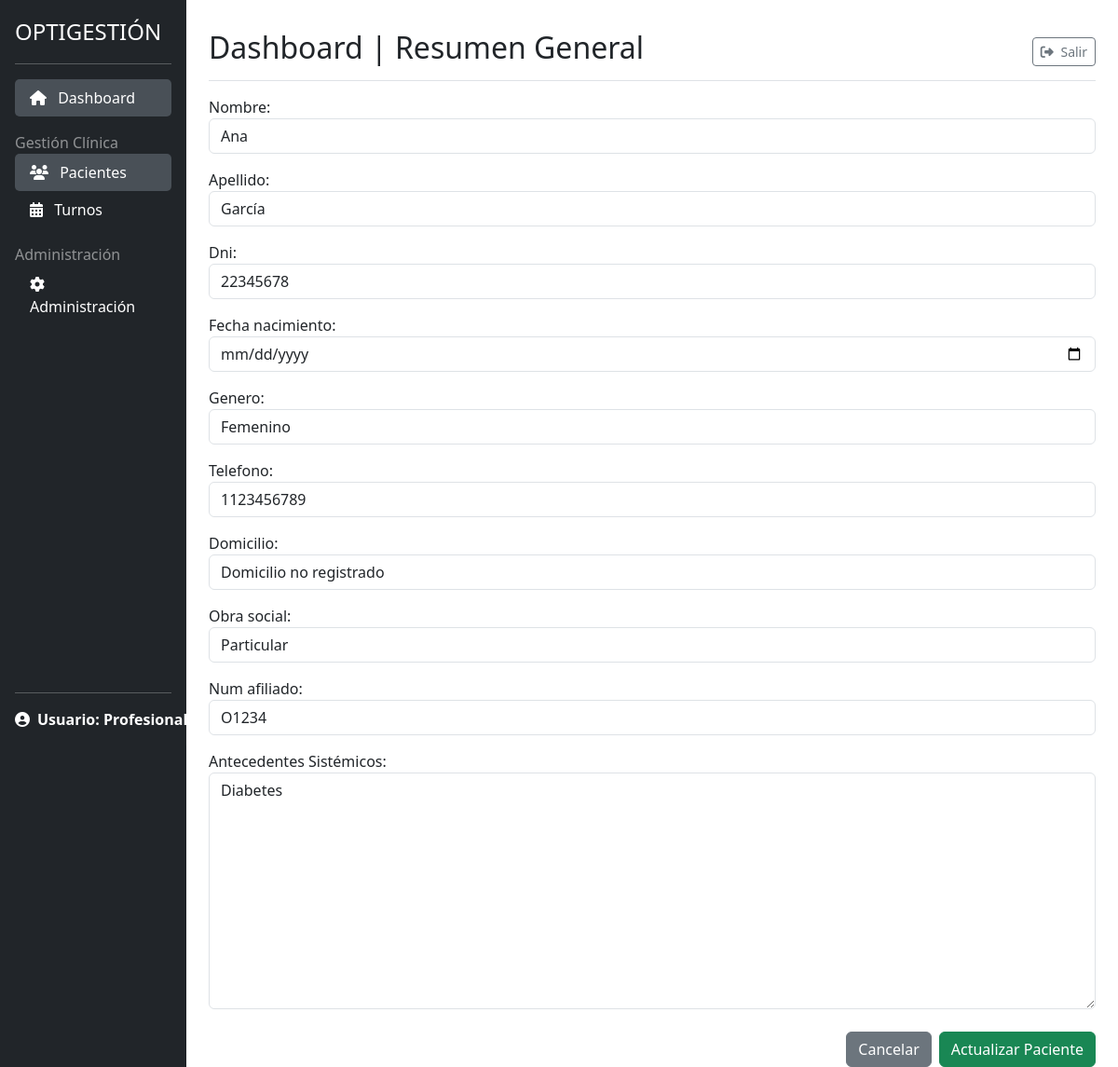
The app's page /pacientes/2/editar/ (signed in) with its own data.
### gestion_clinica/models.py (models this page shows, shortened)
class Paciente(models.Model):
    num_registro = models.CharField(
        max_length=6,
        unique=True,
        blank=True,
        null=True,
        editable=False,
        verbose_name='Número de Registro'
    )
    nombre = models.CharField(max_length=100)
    apellido = models.CharField(max_length=100)
    dni = models.CharField(max_length=20, unique=True)
    fecha_nacimiento = models.DateField()
    GENERO_CHOICES = [('M', 'Masculino'), ('F', 'Femenino'), ('O', 'Otro')]
    genero = models.CharField(max_length=1, choices=GENERO_CHOICES)
    telefono = models.CharField(max_length=50)
    domicilio = models.CharField(max_length=255, verbose_name='Domicilio')
    obra_social = models.ForeignKey(
        ObraSocial, on_delete=models.SET_NULL, null=True, blank=True)
    num_afiliado = models.CharField(max_length=50, blank=True, null=True)
    antecedentes_sistemicos = models.TextField(
        blank=True, verbose_name="Antecedentes Sistémicos")
    class Meta:
        ordering = ['apellido', 'nombre']

### gestion_clinica/views.py (the view, shortened to what this page needs)
class PacienteUpdateView(LoginRequiredMixin, UpdateView):
    model = Paciente
    form_class = PacienteForm
    template_name = 'gestion_clinica/paciente_form.html'

### gestion_clinica/forms.py
class PacienteForm(BaseFormMixin, forms.ModelForm):
    class Meta:
        model = Paciente
        fields = '__all__'
        widgets = {
            'fecha_nacimiento': forms.DateInput(attrs={'type': 'date'}),
        }

### gestion_clinica/models.py (called while the page is built)
    def __str__(self):
        return self.nombre

### gestion_clinica/templates/gestion_clinica/paciente_form.html (shortened to what this page needs)
{% extends "gestion_clinica/form_base.html" %}
{% block content %}
    <form method="post" novalidate>
        {% for field in form %}
            <div class="mb-3">
                {{ field.label_tag }}
                {{ field }}
            </div>
        {% endfor %}
        <div class="d-flex justify-content-end mt-4">
            <a href="{% url 'pacientes:lista_pacientes' %}" class="btn btn-secondary me-2">Cancelar</a>
            <button type="submit" class="btn btn-success">
                {% if object %}Actualizar Paciente{% else %}Guardar Paciente{% endif %}
            </button>
        </div>
    </form>
{% endblock content %}

### static/css/styles.css (style rules this page uses)
html, body { height: 100%; }

### records on screen
Paciente: form "Ana" "García" "22345678" "Femenino" "1123456789" "Domicilio no registrado" "Particular" "O1234" "Diabetes"

### other values on screen
{{ field.label_tag }} "Nombre:" "Apellido:" "Dni:" "Fecha nacimiento:" "Genero:" "Telefono:" "Domicilio:" "Obra social:" "Num afiliado:" "Antecedentes Sistémicos:"
